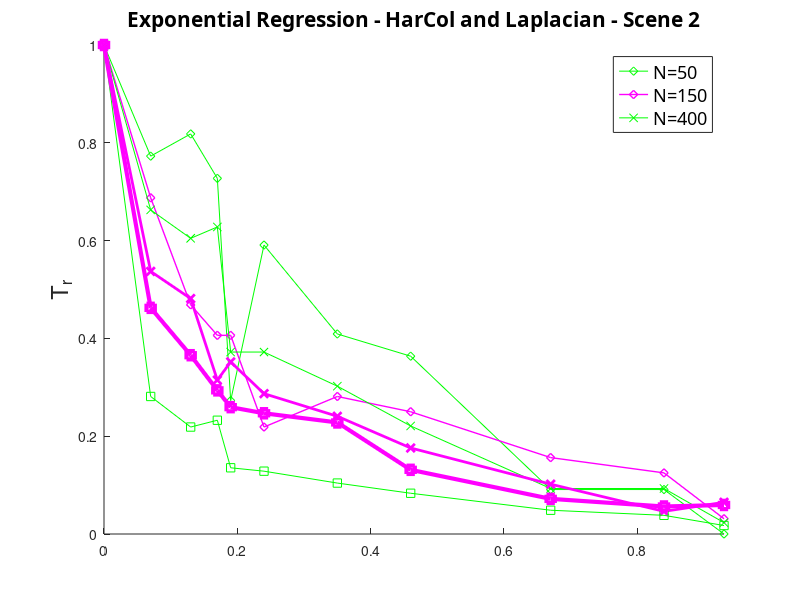

Source code (MATLAB): (Note: this script raises an error after producing the figure.)




hold on
  x = [0,0.0773180112038815,0.135475326012320,0.171668636374575,0.196293773651242,0.240633493630426,0.356664146757845,0.469730400390016,0.674511247117746,0.844613940458289,0.933860647147966]; 
  
load('5071C2V.mat');

for i=1:length(x)
    
    x(i) = floor(x(i)*100)/100;
    
end

pt = plot(x,harcolor,'g-d',x,lapvec,'m-d','lineWidth',1);
load('15071C2V.mat');
pt = plot(x,harcolor,'g-x',x,lapvec,'m-x','lineWidth',2);
load('40071C2V.mat');
pt = plot(x,harcolor,'g-s',x,lapvec,'m-s','lineWidth',3);

legend1=legend('N=50','N=150','N=400');
set(legend1,'FontSize',13,'FontName','Courier 10 Pitch');

title('Exponential Regression - HarCol and Laplacian - Scene 2','FontSize',15,'FontName','Courier 10 Pitch');
ylabel('T_{r}','FontSize',17);
xlim([0 0.93]);

    for i=1:11
        xtl{i} = {x(i);juice(i)};
    end


    my_xticklabels(gca,x,xtl);
       
    set(gca, 'XGrid','on');
    set(gca, 'YGrid','on');



xlabel('c_{est}');

